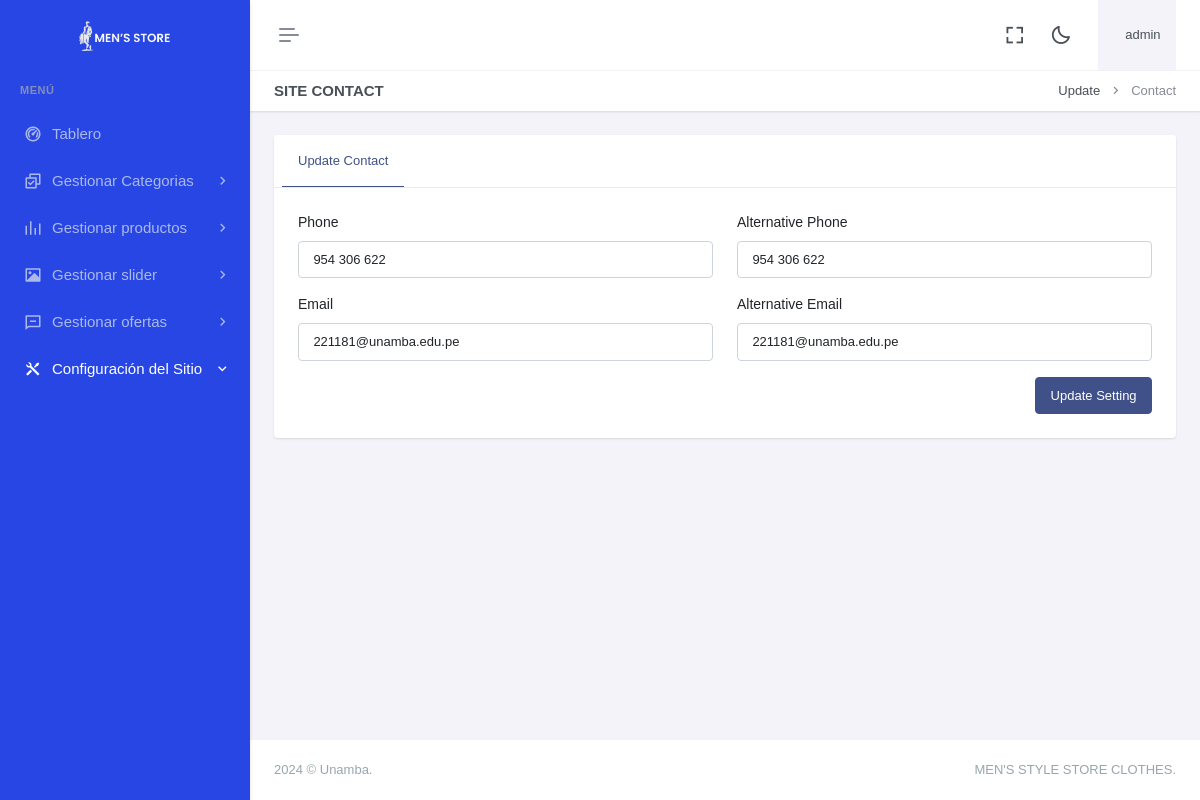
Page /dashboard/updatecontact.php (signed in) on the committed database.
### tables this page shows
CREATE TABLE `sitecontact` (
  `id` int(11) NOT NULL,
  `phone1` varchar(150) NOT NULL,
  `phone2` varchar(150) NOT NULL,
  `email1` varchar(100) NOT NULL,
  `email2` varchar(100) NOT NULL,
  `updated_at` timestamp NOT NULL DEFAULT current_timestamp() ON UPDATE current_timestamp()
);

### dashboard/updatecontact.php (the view, shortened to what this page needs)
<?php include"header.php";?>
<?php include"sidebar.php";?>
<div class="main-content">
 <div class="page-content">
       <div class="container-fluid">
                    <div class="row">
                        <div class="col-12">
                            <div class="page-title-box d-sm-flex align-items-center justify-content-between">
                                <h4 class="mb-sm-0">Site Contact</h4>
                                <div class="page-title-right">
                                    <ol class="breadcrumb m-0">
                                        <li class="breadcrumb-item"><a href="javascript: void(0);">Update</a></li>
                                        <li class="breadcrumb-item active">Contact</li>
                                    </ol>
                                </div>
                            </div>
                        </div>
                    </div>
                    <div class="row">
                        <div class="col-xxl-9">
                            <div class="card mt-xxl-n5">
                                <div class="card-header">
                                    <ul class="nav nav-tabs-custom rounded card-header-tabs border-bottom-0" role="tablist">
                                        <li class="nav-item">
                                            <a class="nav-link active" data-bs-toggle="tab" href="#personalDetails" role="tab" aria-selected="false">
                                                <i class="fas fa-home"></i>Update Contact
                                            </a>
                                        </li>
                                    </ul>
                                </div>
                                <div class="card-body p-4">
                                    <div class="tab-content">
                                        <div class="tab-pane active" id="personalDetails" role="tabpanel">
                                        <?php
					 $query="SELECT * FROM sitecontact where id=1 ";
 $result = mysqli_query($con,$query);
while($row = mysqli_fetch_array($result))
{
	$phone1="$row[phone1]";
	$phone2="$row[phone2]";
  $email1="$row[email1]";
  $email2="$row[email2]";
}
  ?>
              <form action="" method="post" enctype="multipart/form-data">
                                                <div class="row">
                                            <div class="col-lg-6">
                                                <div class="mb-3">
                                                            <label for="firstnameInput" class="form-label"> Phone</label>
                                                            <input type="text" class="form-control" id="firstnameInput" name="phone1"  value="<?php print $phone1 ?>">
                                                        </div>
                                                    </div>
                                                    <div class="col-lg-6">
                                                        <div class="mb-3">
                                                            <label for="firstnameInput" class="form-label"> Alternative Phone</label>
                                                            <input type="text" class="form-control" id="firstnameInput" name="phone2"  value="<?php print $phone2 ?>">
                                                        </div>
                                                    </div>
                                                    <div class="col-lg-6">
                                                <div class="mb-3">
                                                            <label for="firstnameInput" class="form-label"> Email</label>
                                                            <input type="text" class="form-control" id="firstnameInput" name="email1"  value="<?php print $email1 ?>">
                                                        </div>
                                                    </div>
                                                    <div class="col-lg-6">
                                                        <div class="mb-3">
                                                            <label for="firstnameInput" class="form-label"> Alternative Email</label>
                                                            <input type="text" class="form-control" id="firstnameInput" name="email2"  value="<?php print $email2 ?>">
                                                        </div>
                                                    </div>
                                                    <div class="col-lg-12">
                                                        <div class="hstack gap-2 justify-content-end">
                                                            <button type="submit" name="save" class="btn btn-primary">Update Setting</button>
                                                        </div>
                                                    </div>
                                                </div>
                                            </form>
                                        </div>
                                    </div>
                                </div>
                            </div>
                        </div>
                    </div>
                </div>
            </div>
            <?php include"footer.php";?>

### rows in the picture
sitecontact: phone1 "954 306 622", phone2 "954 306 622", email1 "221181@unamba.edu.pe", email2 "221181@unamba.edu.pe"

### other values in the picture
$username "admin"
